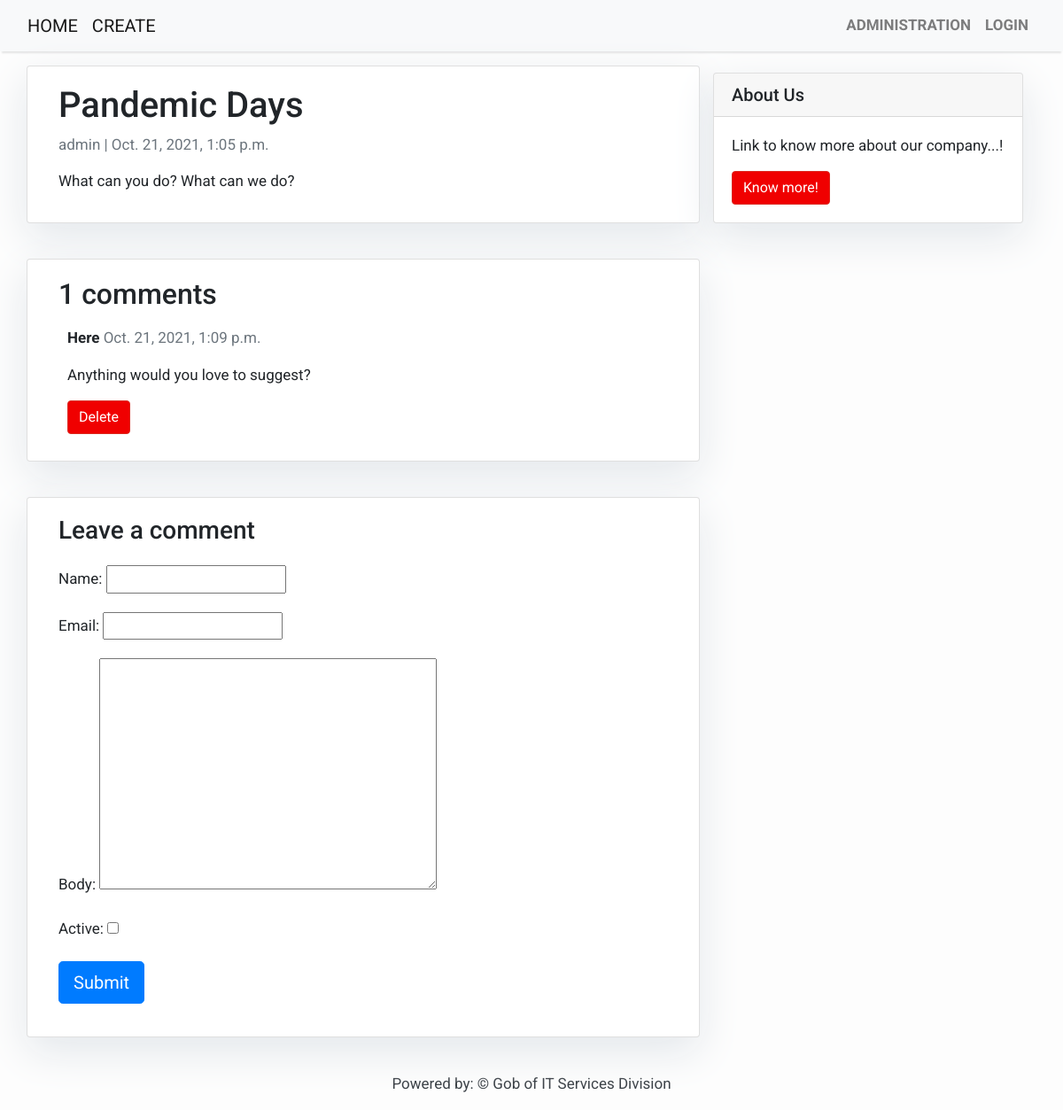
The page /pandemic-days/ on the database its author committed.
### blog/models.py (models this page shows, shortened)
class Post(models.Model):
    title = models.CharField(max_length=200, unique=True)
    slug = models.SlugField(max_length=200, unique=True)
    author = models.ForeignKey(User, on_delete= models.CASCADE,related_name='blog_posts')
    updated_on = models.DateTimeField(auto_now= True)
    content = models.TextField()
    created_on = models.DateTimeField(auto_now_add=True)
    status = models.IntegerField(choices=STATUS, default=0)
    class Meta:
        ordering = ['-created_on']

class Comment(models.Model):
    post = models.ForeignKey(Post,on_delete=models.CASCADE,related_name='comments')
    name = models.CharField(max_length=80)
    email = models.EmailField()
    body = models.TextField()
    created_on = models.DateTimeField(auto_now_add=True)
    active = models.BooleanField(default=False)
    class Meta:
        ordering = ['created_on']

### blog/views.py (the view)
# urls.py: path('<slug:slug>/', views.post_detail, name='post_detail'),
def post_detail(request, slug):
    template_name = 'post_detail.html'
    post = get_object_or_404(Post, slug=slug)
    comments = post.comments.filter(active=True).order_by("-created_on")
    new_comment = None
    if request.method == 'POST':
        comment_form = CommentForm(data=request.POST)
        if comment_form.is_valid():
            new_comment = comment_form.save(commit=False)
            new_comment.post = post
            new_comment.save()
    else:
        comment_form = CommentForm()
    return render(request, template_name, {'post': post,
                                           'comments': comments,
                                           'new_comment': new_comment,
                                           'comment_form': comment_form})

### blog/forms.py
class CommentForm(forms.ModelForm):
    class Meta:
        model = Comment
        fields = ('name', 'email', 'body', 'active')

### templates/post_detail.html (shortened to what this page needs)
{% extends 'base.html' %} {% block content %}
<div class="container">
  <div class="row">
    <div class="col-md-8 card mb-4  mt-3 left  top">
      <div class="card-body">
        <h1>{% block title %} {{ post.title }} {% endblock title %}</h1>
        <p class=" text-muted">{{ post.author }} | {{ post.created_on }}</p>
        <p class="card-text ">{{ post.content | safe }}</p>
      </div>
    </div>
    {% block sidebar %} {% include 'sidebar.html' %} {% endblock sidebar %}
    <div class="col-md-8 card mb-4  mt-3 ">
      <div class="card-body">
        <h2>{{ comments.count }} comments</h2>
        {% for comment in comments %}
        <div class="comments" style="padding: 10px;">
          <p class="font-weight-bold">
            {{ comment.name }}
            <span class=" text-muted font-weight-normal">
              {{ comment.created_on }}
            </span>
          </p>
          {{ comment.body | linebreaks }}
          {% if user.is_authenticated %}
            <a href="{% url 'blog:delete-comment' comment.id %}" class="btn btn-danger">Delete</a>
          {% else %}
            <a href="{% url 'login'%}?next={{request.path}}" class="btn btn-danger">Delete</a>
          {% endif %}
        </div>
        {% endfor %}
      </div>
    </div>
    <div class="col-md-8 card mb-4  mt-3 ">
      <div class="card-body">
        {% if new_comment %}
        <div class="alert alert-success" role="alert">
          Your comment is awaiting moderation
        </div>
        {% else %}
        <h3>Leave a comment</h3>
        <form method="post" style="margin-top: 1.3em;">
          {{ comment_form.as_p }}
          <button type="submit" class="btn btn-primary  btn-lg">Submit</button>
        </form>
        {% endif %}
      </div>
    </div>
  </div>
</div>
{% endblock content %}

### templates/base.html (style rules this page uses)
body { font-family: "Roboto", sans-serif; font-size: 17px; background-color: #fdfdfd; }
.btn-danger { color: #fff; background-color: #f00000; border-color: #dc281e; }

### templates/sidebar.html (style rules this page uses)
.card { box-shadow: 0 16px 48px #E3E7EB; }

### rows shown on the page
Post: title "Pandemic Days", author "admin", created_on "Oct. 21, 2021, 1:05 p.m.", content "What can you do? What can we do?"
Comment: name "Here", created_on "Oct. 21, 2021, 1:09 p.m.", body "Anything would you love to suggest?"

### other values the page prints
{{ comments.count }} "1"
